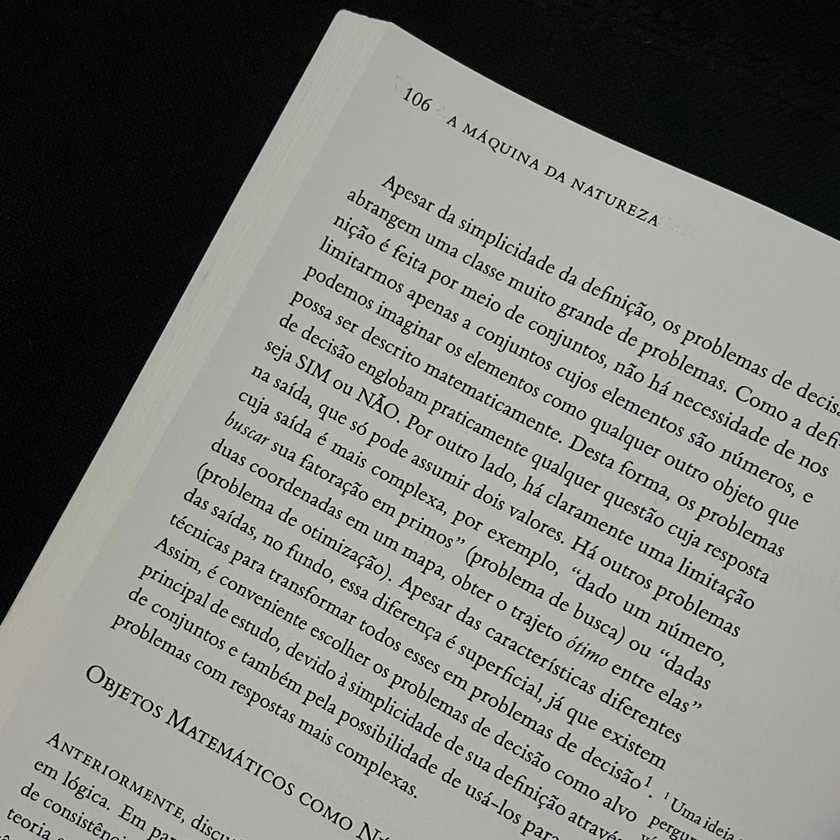
#> input picture livro.jpeg, 840 x 840 px, shrunk from 1280 x 1280 before the run
$ jupyter execute livro_2.ipynb
#> lines starting #> are read from the running program, lines starting #| are printed output that depends on the picture
[cell 1]
import cv2
import numpy as np
import matplotlib.pyplot as plt
from sklearn.cluster import KMeans


def show_image(title, image, cmap=None):
    plt.figure(figsize=(12, 8))
    plt.imshow(image if cmap is None else image, cmap=cmap)
    plt.title(title)
    plt.axis("off")
    plt.show()

[cell 2]
img_path = "livro.jpeg"
orig = cv2.imread(img_path)
#> orig is the input picture: shape (840, 840, 3); mean B, G, R 122.9, 127.1, 126.2
image = orig.copy()
image_rgb = cv2.cvtColor(image, cv2.COLOR_BGR2RGB)
show_image("Original Image", image_rgb)

[cell 3]
# Converte a imagem RGB para tons de cinza
gray = cv2.cvtColor(image, cv2.COLOR_BGR2GRAY)

# Aplica o algoritmo Canny para detecção de bordas
# O Canny é um detector de bordas multi-estágio conhecido por sua robustez.
# 50 e 150 são os valores de limiar (threshold) para o Canny.
# Bordas com gradiente maior que 150 são consideradas bordas fortes.
# Bordas com gradiente entre 50 e 150 são consideradas bordas se estiverem conectadas a bordas fortes.

edges = cv2.Canny(gray, 50, 150, apertureSize=3)
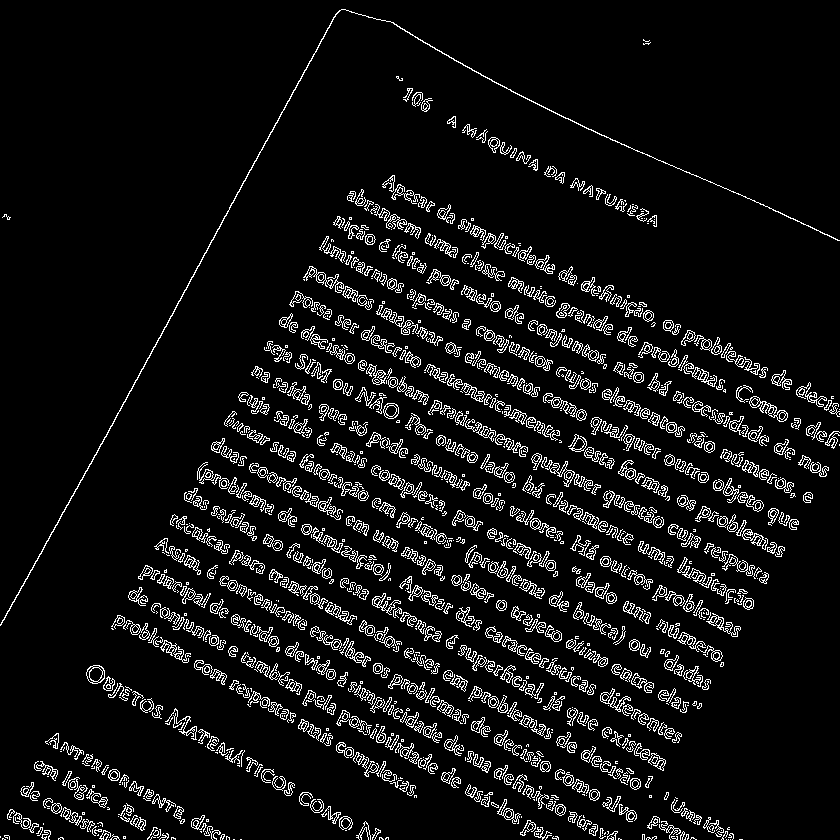
#> edges: shape (840, 840); 7.6% white in thin lines or dots
show_image("Canny Edges", edges, cmap="gray")

[cell 4]
# Detecta linhas na imagem de bordas usando a Transformada de Hough.
# Cada linha é retornada como (rho, theta).
lines = cv2.HoughLines(edges, 1, np.pi / 180, threshold=200)
#> lines = 72 rows, first 8: [303, 0.506], [364, 2.09], [366, 2.09], [358, 2.09], [319, 2.08], [402, 2.08], [375, 2.08], [156, 2.06]

[cell 5]
# Extrai e normaliza os ângulos das linhas para o intervalo [-90, 90] graus.
angles = np.array([line[0][1] for line in lines])
#> angles = 72 values, max 2.11 at index 43, min 0.506 at index 0, mean 2.02
degrees = (angles * 180 / np.pi) % 180
#> degrees = 72 values, max 121 at index 43, min 29 at index 0, mean 115.9
degrees[degrees > 90] -= 180  # center angles at 0
degrees = degrees.reshape(-1, 1)
#> degrees = 72 values, max 29 at index 0, min -64 at index 48, mean -59.1

[cell 6]
# Agrupa as linhas em 2 clusters (horizontais/verticais) usando K-Means nos ângulos.
kmeans = KMeans(n_clusters=2, random_state=0).fit(degrees)
labels = kmeans.labels_
#> labels = 72 values, max 1 at index 0, min 0 at index 1, mean 0.0278

[cell 7]
# Encontra as 4 linhas mais externas (min/max rho por cluster de ângulo) que definem os cantos.

lines_arr = np.array([line[0] for line in lines])  # (rho, theta)
#> lines_arr = 72 pairs, first value -10 to 432, second value 0.506 to 2.11
corners = []
for lbl in [0, 1]:
    subset = lines_arr[labels == lbl]
    rhos = subset[:, 0]
    thetas = subset[:, 1]
    for rho in [rhos.min(), rhos.max()]:
        idx = np.argmin(np.abs(rhos - rho))
        theta = thetas[idx]
        a, b = np.cos(theta), np.sin(theta)
        corners.append((rho, a, b))
#> this loop made 2 passes
#> (subset, rhos, thetas) on pass 2: ([[303, 0.506], [301, 0.506]], [303, 301], [0.506, 0.506])
#> after the loop, corners = [(-10, -0.454, 0.891), (432, -0.485, 0.875), (301, 0.875, 0.485), (303, 0.875, 0.485)]

[cell 8]
# função para encontrar o ponto de interseção de duas linhas.
def intersect(line1, line2):
#> called with line1 = (-10, -0.454, 0.891), line2 = (303, 0.875, 0.485)
    rho1, a1, b1 = line1
#> rho1 = -10; a1 = -0.454; b1 = 0.891
    rho2, a2, b2 = line2
#> rho2 = 303; a2 = 0.875; b2 = 0.485
    A = np.array([[a1, b1], [a2, b2]])
#> A = [[-0.454, 0.891], [0.875, 0.485]]
    b = np.array([rho1, rho2])
#> b = [-10, 303]
    return np.linalg.solve(A, b)

[cell 9]
# Calcula os 4 pontos de canto (top-left, bottom-left, top-right, bottom-right)
tl = intersect(corners[0], corners[3])
#> tl = [275, 128.9]
bl = intersect(corners[0], corners[2])
#> bl = [273.2, 128]
tr = intersect(corners[1], corners[3])
#> tr = [55.57, 524.7]
br = intersect(corners[1], corners[2])
#> br = [53.82, 523.8]
pts = np.array([tl, tr, br, bl], dtype=np.float32)
#> pts = [[275, 128.9], [55.57, 524.7], [53.82, 523.8], [273.2, 128]]

[cell 10]
# Calcula a largura e altura da imagem corrigida.
width = int(np.linalg.norm(tr - tl))
#> width = 452
height = int(np.linalg.norm(bl - tl))
#> height = 2
dst = np.array(
    [[0, 0], [width - 1, 0], [width - 1, height - 1], [0, height - 1]],
    dtype=np.float32
)
#> dst = [[0, 0], [451, 0], [451, 1], [0, 1]]

[cell 11]
M = cv2.getPerspectiveTransform(pts, dst)
#> M = [[-0.464, 0.91, 10.21], [-0.448, -0.248, 155.1], [6.91e-05, 3.83e-05, 1]]
deskewed = cv2.warpPerspective(orig, M, (width, height))
deskewed_rgb = cv2.cvtColor(deskewed, cv2.COLOR_BGR2RGB)
show_image("Deskewed Image", deskewed_rgb)
#> call 3 of show_image, with title = 'Deskewed Image', image = array of shape (2, 452, 3)
#> in show_image (call 3), `plt.show()`:
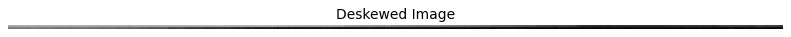
#> figure drawn by matplotlib, 1 panel

[cell 12]
deskewed_horizontal = cv2.rotate(deskewed, cv2.ROTATE_90_CLOCKWISE)

# Show both versions for comparison
deskewed_rgb_vertical = cv2.cvtColor(deskewed, cv2.COLOR_BGR2RGB)
deskewed_rgb_horizontal = cv2.cvtColor(deskewed_horizontal, cv2.COLOR_BGR2RGB)

[cell 13]
show_image("Deskewed Image (Horizontal)", deskewed_rgb_horizontal)
#> call 4 of show_image, with title = 'Deskewed Image (Horizontal)', image = array of shape (452, 2, 3)
#> in show_image (call 4), `plt.show()`:
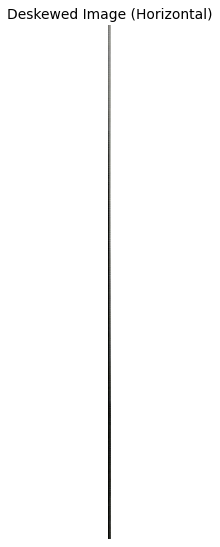
#> figure drawn by matplotlib, 1 panel
